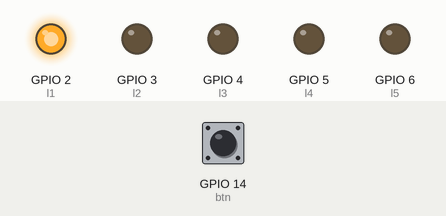
A program run on a simulated Raspberry Pi (BCM pin numbers). Parts: output pins drawn as LEDs (lit = HIGH). The test bench sets the inputs (shaded band); at power-on: GPIO 14 (btn) HIGH.

Above: at 0.15 s.
At 0.75 s:
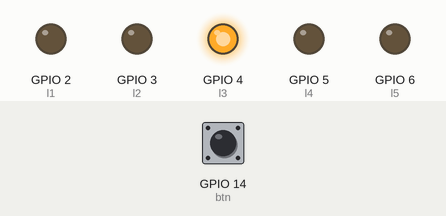
At 1.05 s:
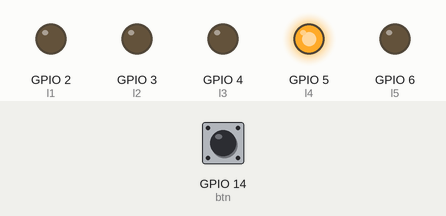
At 1.95 s:
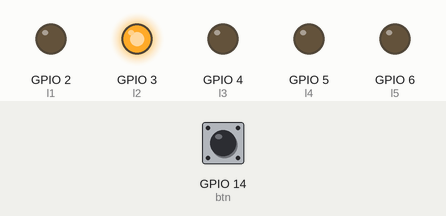
At 2.85 s:
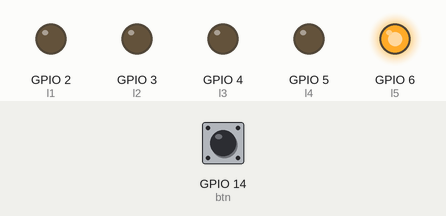
Timing chart, 0 to 3.5 s (numbered marks = the images above):
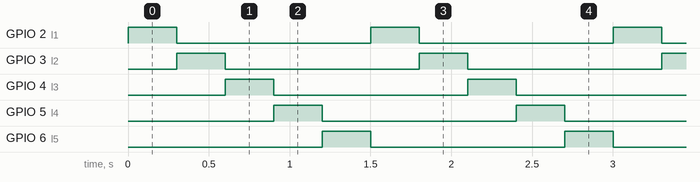

The program:

btn_led_loop_.py
```python
from gpiozero import Button, LED
from time import sleep

l1 = LED(2)
l2 = LED(3)
l3 = LED(4)
l4 = LED(5)
l5 = LED(6)
btn = Button(14)


while True:
   l5.off()
   l1.on()
   sleep(0.3)
   l1.off()
   l2.on()
   sleep(0.3)
   l2.off()
   l3.on()
   sleep(0.3)
   l3.off()
   l4.on()
   sleep(0.3)
   l4.off()
   l5.on()
   sleep(0.3)
```

Measured:
- by itself, GPIO 2 (l1), GPIO 3 (l2), GPIO 4 (l3), GPIO 5 (l4), GPIO 6 (l5): alternates HIGH for 0.30 s and LOW for 1.2 s
- by itself, everything shown: repeats every 1.5 s, in 5 steps
